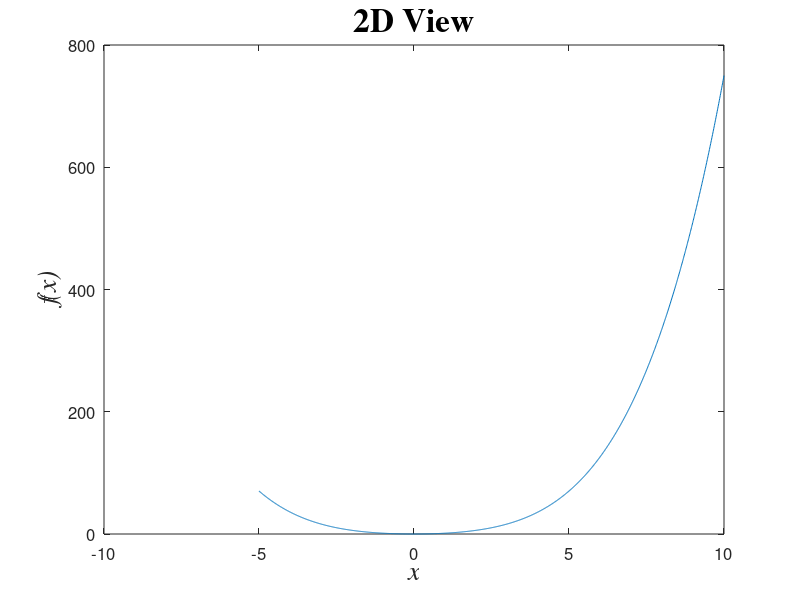

Here is the MATLAB script that generated this plot: (Note: a time limit stopped this script after it produced the figure.)
x1min=-5;
x1max=10;
x2min=-5;
x2max=10;
R=1500; % steps resolution
x1=x1min:(x1max-x1min)/R:x1max;
x2=x2min:(x2max-x2min)/R:x2max;
 
for j=1:length(x1)
    
   
    f1(j)=x1(j).^2+(0.5*x1(j)).^2+(0.5*x1(j)).^4;
    
 
    for i=1:length(x2)
        fn(i)=(x1(j).^2+x2(i).^2)+((0.5*1*x1(j)+0.5*2*x2(i)).^2)+((0.5*1*x1(j)+0.5*2*x2(i)).^4);
    end
    
    fn_tot(j,:)=fn;
 
end
 
figure(1)
plot(x1,f1);set(gca,'FontSize',12);
xlabel('x','FontName','Times','FontSize',20,'FontAngle','italic');
ylabel('f(x)','FontName','Times','FontSize',20,'FontAngle','italic');
title('2D View','FontName','Times','FontSize',24,'FontWeight','bold');
 
figure(2)
meshc(x1,x2,fn_tot);colorbar;set(gca,'FontSize',12);
xlabel('x_2','FontName','Times','FontSize',20,'FontAngle','italic');
set(get(gca,'xlabel'),'rotation',25,'VerticalAlignment','bottom');
ylabel('x_1','FontName','Times','FontSize',20,'FontAngle','italic');
set(get(gca,'ylabel'),'rotation',-25,'VerticalAlignment','bottom');
zlabel('f(X)','FontName','Times','FontSize',20,'FontAngle','italic');
title('3D View','FontName','Times','FontSize',24,'FontWeight','bold');
 
